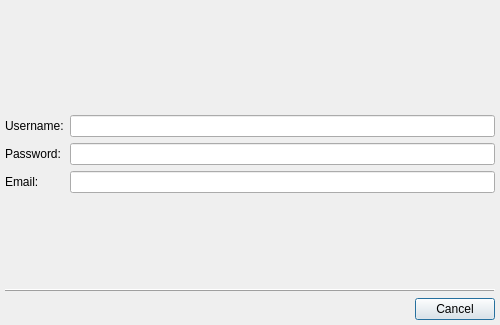
<ui version="4.0" >
 <class>RegisterDialogClass</class>
 <widget class="QDialog" name="RegisterDialogClass" >
  <property name="geometry" >
   <rect>
    <x>0</x>
    <y>0</y>
    <width>500</width>
    <height>325</height>
   </rect>
  </property>
  <property name="windowTitle" >
   <string>RegisterDialog</string>
  </property>
  <layout class="QVBoxLayout" >
   <property name="margin" >
    <number>5</number>
   </property>
   <item>
    <widget class="QStackedWidget" name="stwForm" >
     <property name="currentIndex" >
      <number>0</number>
     </property>
     <widget class="QWidget" name="spgForm" >
      <layout class="QGridLayout" >
       <property name="margin" >
        <number>0</number>
       </property>
       <item row="0" column="0" >
        <spacer>
         <property name="orientation" >
          <enum>Qt::Vertical</enum>
         </property>
         <property name="sizeHint" stdset="0" >
          <size>
           <width>20</width>
           <height>40</height>
          </size>
         </property>
        </spacer>
       </item>
       <item row="1" column="0" colspan="2" >
        <widget class="QLabel" name="lblInstuctions" >
         <property name="alignment" >
          <set>Qt::AlignCenter</set>
         </property>
         <property name="wordWrap" >
          <bool>true</bool>
         </property>
        </widget>
       </item>
       <item row="2" column="0" >
        <widget class="QLabel" name="lblUserName" >
         <property name="text" >
          <string>Username:</string>
         </property>
         <property name="buddy" >
          <cstring>lneUserName</cstring>
         </property>
        </widget>
       </item>
       <item row="2" column="1" >
        <widget class="QLineEdit" name="lneUserName" />
       </item>
       <item row="3" column="0" >
        <widget class="QLabel" name="lblPassword" >
         <property name="text" >
          <string>Password:</string>
         </property>
         <property name="buddy" >
          <cstring>lnePassword</cstring>
         </property>
        </widget>
       </item>
       <item row="3" column="1" >
        <widget class="QLineEdit" name="lnePassword" >
         <property name="echoMode" >
          <enum>QLineEdit::Password</enum>
         </property>
        </widget>
       </item>
       <item row="4" column="0" >
        <widget class="QLabel" name="lblEmail" >
         <property name="text" >
          <string>Email:</string>
         </property>
         <property name="buddy" >
          <cstring>lneEMail</cstring>
         </property>
        </widget>
       </item>
       <item row="4" column="1" >
        <widget class="QLineEdit" name="lneEMail" />
       </item>
       <item row="5" column="0" >
        <spacer>
         <property name="orientation" >
          <enum>Qt::Vertical</enum>
         </property>
         <property name="sizeHint" stdset="0" >
          <size>
           <width>52</width>
           <height>51</height>
          </size>
         </property>
        </spacer>
       </item>
      </layout>
     </widget>
     <widget class="QWidget" name="spgDataForm" />
    </widget>
   </item>
   <item>
    <widget class="QFrame" name="frame" >
     <property name="frameShape" >
      <enum>QFrame::HLine</enum>
     </property>
     <property name="frameShadow" >
      <enum>QFrame::Raised</enum>
     </property>
    </widget>
   </item>
   <item>
    <widget class="QDialogButtonBox" name="dbbButtons" >
     <property name="standardButtons" >
      <set>QDialogButtonBox::Cancel</set>
     </property>
    </widget>
   </item>
  </layout>
 </widget>
 <layoutdefault spacing="6" margin="11" />
 <tabstops>
  <tabstop>lneUserName</tabstop>
  <tabstop>lnePassword</tabstop>
  <tabstop>lneEMail</tabstop>
  <tabstop>dbbButtons</tabstop>
 </tabstops>
 <resources/>
 <connections/>
</ui>
